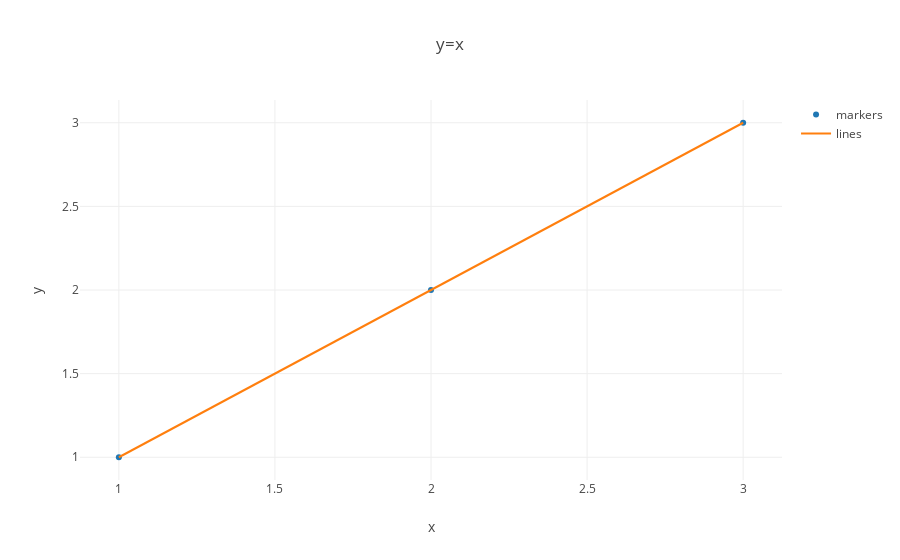

The notebook cell saved with this chart:
### Code cell
datax = [1,2,3,]
datay = [1,2,3,]

scatter1 = go.Scatter(x = datax, y= datay, mode = 'markers',name = 'markers') # marker
scatter2 = go.Scatter(x = datax, y= datay, mode = 'lines', name = 'lines') # line
data = [scatter1,scatter2]
layout = go.Layout(title = 'y=x',
                  xaxis = dict(title='x'),
                  yaxis = dict(title='y'))
figure = go.Figure(data=data, layout=layout)
py.iplot(figure)

### Figure 1 — Plotly figure (JSON) as saved in the notebook; plotly's stock layout.template omitted (floating-point values rounded to 4 significant figures)
{"data": [{"mode": "markers", "name": "markers", "type": "scatter", "uid": "d1f58d78-a897-11e8-8b79-eccaaad7dc3c", "x": [1, 2, 3], "y": [1, 2, 3]}, {"mode": "lines", "name": "lines", "type": "scatter", "uid": "d1f58d79-a897-11e8-9123-eccaaad7dc3c", "x": [1, 2, 3], "y": [1, 2, 3]}], "layout": {"title": "y=x", "xaxis": {"title": "x"}, "yaxis": {"title": "y"}}}
